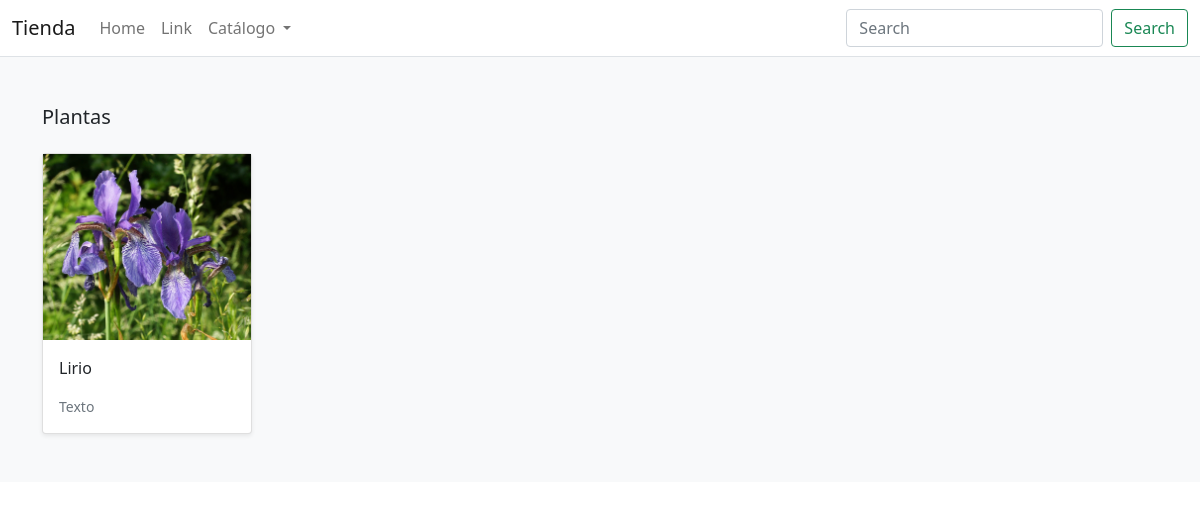
Page /search/plantas/ on the committed database.
### tienda/models.py (models this page shows, shortened)
class Tipo(models.Model):
    name = models.CharField(max_length=255, db_index=True)
    slug = models.SlugField(max_length=255, unique=True)
    class Meta:
        verbose_name_plural ='tipos'
    def get_absolute_url(self):
        return reverse('tienda:listatipos', args=[self.slug])

class Producto(models.Model):
    tipo = models.ForeignKey(Tipo, related_name='producto', on_delete=models.CASCADE)
    creador =models.ForeignKey(User, on_delete=models.CASCADE ,related_name='creador_producto')
    nombre = models.CharField(max_length=255)
    description = models.TextField(blank=True)
    image = models.ImageField(upload_to='images/')
    slug = models.SlugField(max_length=255)
    precio = models.DecimalField(max_digits=4, decimal_places=2)
    in_stock = models.BooleanField(default=True)
    is_active = models.BooleanField(default=True)
    creado = models.DateTimeField(auto_now_add=True)
    modificado = models.DateTimeField(auto_now=True)
    class Meta:
        verbose_name_plural = 'Productos'
        ordering = ('-creado',)
    def get_absolute_url(self):
        return reverse('tienda:detalleproducto', args=[self.slug])

### tienda/views.py (the view)
# urls.py: path('search/<slug:tipo_slug>/', views.listatipos, name='listatipos'),
def listatipos(request, tipo_slug=None):
    tipo = get_object_or_404(Tipo, slug=tipo_slug)
    productos = Producto.objects.filter(tipo=tipo)
    return render(request, 'tienda/productos/tipo.html', {'tipo': tipo, 'productos': productos})

### tienda/views.py (called while the page is built)
def tipos(request):
   return{
    'tipos':Tipo.objects.all()
   }

### templates/tienda/productos/tipo.html (shortened to what this page needs)
{% extends "../base.html" %}
{% load static %}
{% block content %}
<main>
  <div class="album py-5 bg-light">
    <div class="container">
      <div class="pb-3 h5">{{tipo.name|title}}</div>
      <div class="row row-cols-1 row-cols-sm-2 row-cols-md-5 g-3">
        {% for producto in productos %}
        <div class="col">
          <div class="card shadow-sm">
          <img class="img-fluid" alt=" Imagen" src="{{ producto.image.url }}">
            <div class="card-body">
              <p class="card-text">
                <a class="text-dark text-decoration-none" href="{{ producto.get_absolute_url }}">{{ producto.nombre }}</a>
              </p>
              <div class="d-flex justify-content-between align-items-center">
                <small class="text-muted">Texto</small>
              </div>
            </div>
          </div>
        </div>
        {% endfor %}
      </div>
    </div>
  </div>
</main>
{% endblock %}

### rows in the picture
Tipo: name "Plantas"
Producto: image (picture), nombre "Lirio"
